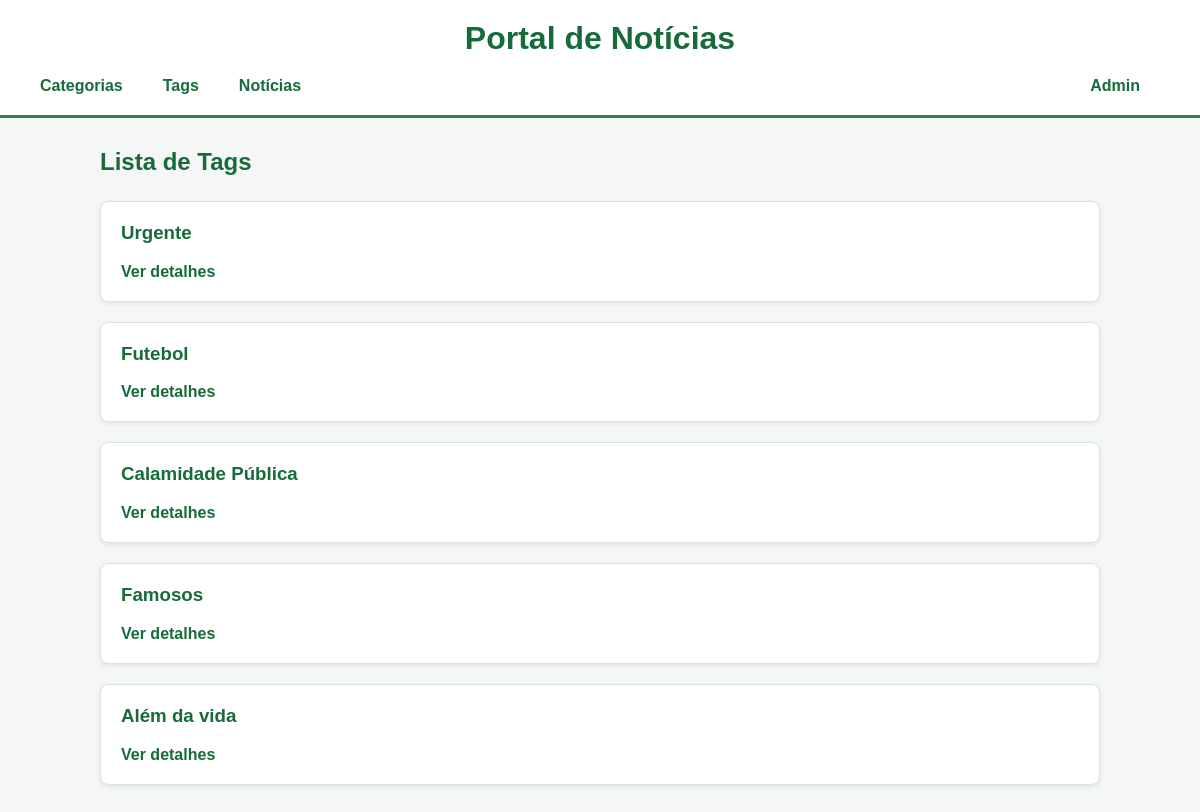
The app's page /tags/ with its own data.
### noticias/models.py (models this page shows, shortened)
class Tag(models.Model):
    titulo = models.CharField(max_length=150)

### noticias/views.py (the view)
# urls.py: path('tags/', views.lista_tags, name='lista_tags'),
def lista_tags(request):
    tags = Tag.objects.all()
    return render(request, 'tags/lista.html', {'tags': tags})

### noticias/templates/tags/lista.html (shortened to what this page needs)
{% extends 'base.html' %}
{% load static %}
{% block content %}
<h2>Lista de Tags</h2>
<div class="lista">
    {% for tag in tags %}
        <div class="card">
            <h3>{{ tag.titulo }}</h3>
            <a href="{% url 'detalhe_tags' tag.id %}">Ver detalhes</a>
        </div>
    {% empty %}
        <p>Nenhuma tag cadastrada.</p>
    {% endfor %}
</div>
{% endblock %}

### static/css/style.css (style rules this page uses)
* { box-sizing: border-box; }
body { margin: 0; font-family: Arial, sans-serif; background-color: #f4f7f5; color: #333; }
h2 { color: #176b3a; margin-bottom: 25px; }
.lista { display: flex; flex-direction: column; gap: 20px; }
.card { background-color: white; padding: 20px; border-radius: 8px; border: 1px solid #d8e5dc; box-shadow: 0 2px 5px rgba(0, 0, 0, 0.08); }
.card h3 { margin-top: 0; color: #176b3a; }
.card a { color: #176b3a; font-weight: bold; text-decoration: none; }

### records on screen
Tag: titulo "Urgente"
Tag: titulo "Futebol"
Tag: titulo "Calamidade Pública"
Tag: titulo "Famosos"
Tag: titulo "Além da vida"
